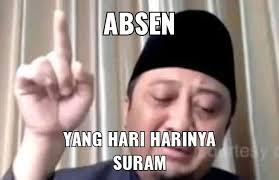
#> input picture Suram.jpg, 279 x 180 px, found by its file name
$ python basic1.py
#> lines starting #> are read from the running program, lines starting #| are printed output that depends on the picture
# Accessing opencv module
import cv2
import imutils

# load the image
image = cv2.imread("suram.jpg")
#> image is the input picture: shape (180, 279, 3); mean B, G, R 134, 138.6, 154.4

# chek image size
height,width,depth = image.shape
#> height = 180; width = 279; depth = 3
print("image size: ", height, width, depth)
#| image size:  180 279 3

# show the image
cv2.imshow("suram.jpg", image)
cv2.waitKey(0)

# resize the image to 200x200px, ignoring aspect ratio
resized = cv2.resize(image, (200, 400))
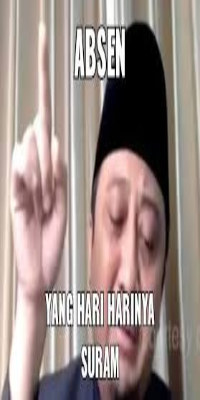
#> resized: shape (400, 200, 3); mean B, G, R 133.9, 138.5, 154.3
cv2.imshow("SAAD JA", resized)
cv2.waitKey(0)

# crop the image
cropped_image = image[30:100, 30:100]
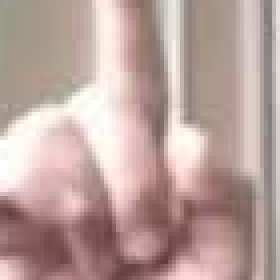
#> cropped_image: shape (70, 70, 3) (shown 4 times larger); mean B, G, R 157.1, 162.1, 186.4
cv2.imshow("Ceopped image", cropped_image)
cv2.waitKey(0)

# rotation can also be easily accomplished via imutils with less code
rotated = imutils.rotate(image, 45)
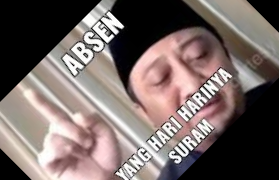
#> rotated: shape (180, 279, 3); mean B, G, R 100.5, 103.4, 116.7
cv2.imshow("SAAD JA", rotated)
cv2.waitKey(0)

# apply a Gaussian blur with a 11x11 kernel to the image to smooth it,
# useful when reducing high frequency noise
blurred = cv2.GaussianBlur(image, (11, 11), 0)
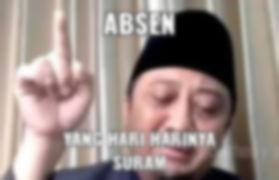
#> blurred: shape (180, 279, 3); mean B, G, R 134, 138.7, 154.4
cv2.imshow("Blurred", blurred)
cv2.waitKey(0)


 # Drawing & color

# draw a blue 20px (filled in) circle on the image centered at
# x=300,y=150
output = image.copy()
cv2.circle(output, (300, 150), 20, (255, 0, 0), -1)
cv2.imshow("Circle", output)
cv2.waitKey(0)

# draw a 2px thick red rectangle surrounding the face
output = image.copy()
cv2.rectangle(output, (10, 10), (100, 120), (255, 0, 0), 2)
cv2.imshow("Rectangle", output)
cv2.waitKey(0)

# draw a 5px thick red line from x=60,y=20 to x=400,y=200
output = image.copy()
cv2.line(output, (0, 0), (250, 250), (0, 0, 255), 5)
cv2.line(output, (250, 0), (0, 250), (0, 0, 255), 5)
cv2.imshow("Line", output)
cv2.waitKey(0)


# draw green text on the image
output = image.copy()
cv2.putText(output, "MOVE ON MY SELF", (100, 100),
	cv2.FONT_HERSHEY_SIMPLEX, 0.7, (0, 255, 0), 2)
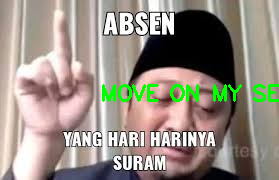
#> output: shape (180, 279, 3); mean B, G, R 130.7, 141.6, 150.3
cv2.imshow("Text", output)
cv2.waitKey(0)

$ run again, with Object.jpg copied over Suram.jpg
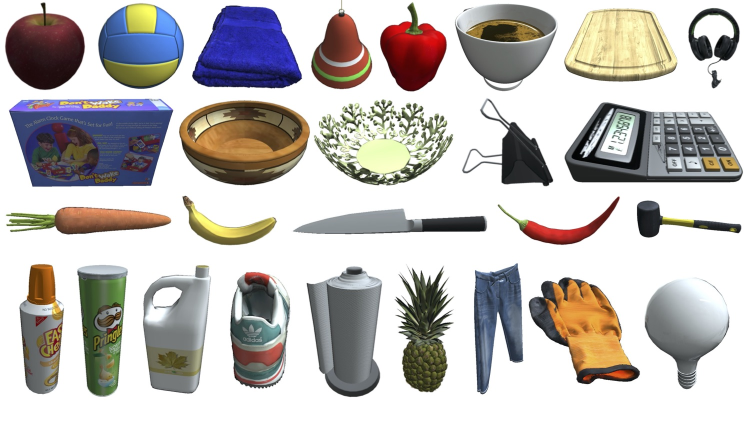
#> input picture Object.jpg, 1500 x 843 px, found by its file name (shown at 1/2 size)
#> image is the input picture: shape (843, 1500, 3); mean B, G, R 185.8, 188.4, 192.1
#| image size:  843 1500 3
#> `rotated = imutils.rotate(image, 45)`:
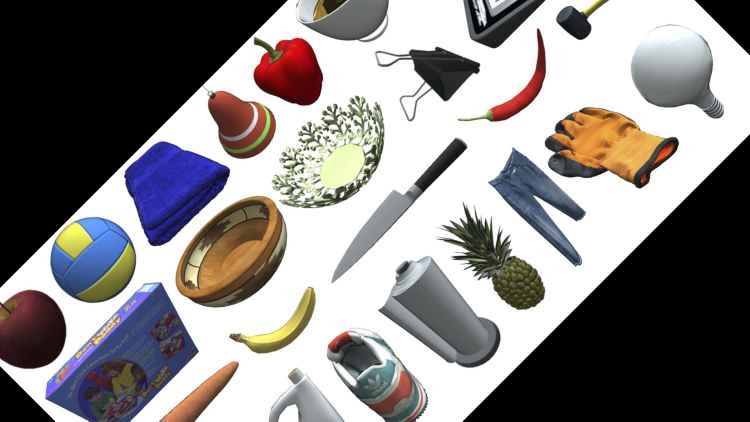
#> rotated: shape (843, 1500, 3) (shown at 1/2 size); mean B, G, R 133.4, 133.7, 137.2
#> `cv2.putText(output, "MOVE ON MY SELF", (100, 100), cv2.FONT_HERSHEY_SI..`:
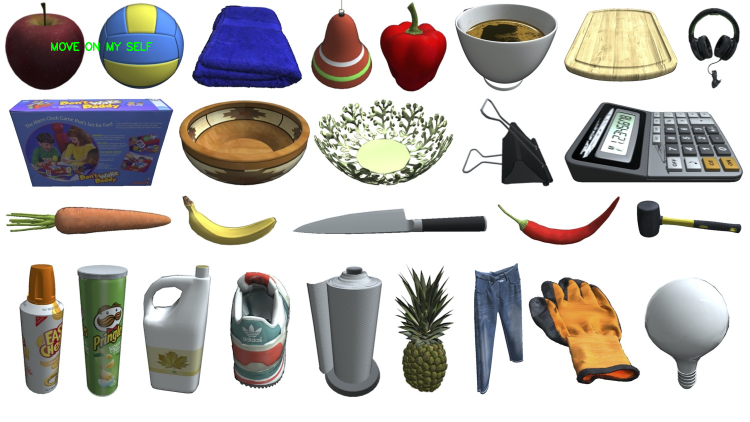
#> output: shape (843, 1500, 3) (shown at 1/2 size); mean B, G, R 185.7, 188.6, 192

$ run again, with webcam-toy-photo3.jpg copied over Suram.jpg
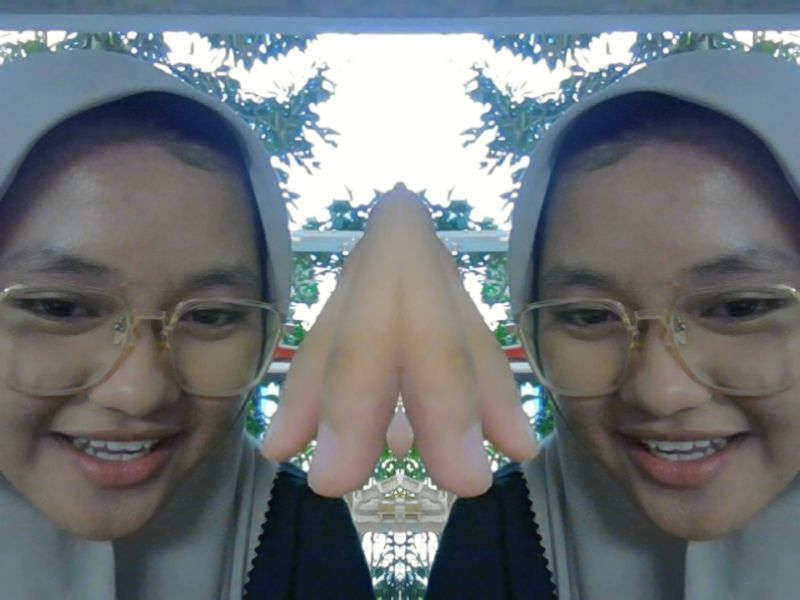
#> input picture webcam-toy-photo3.jpg, 800 x 600 px, found by its file name
#> image is the input picture: shape (600, 800, 3); mean B, G, R 119.9, 116.1, 110.6
#| image size:  600 800 3
#> `rotated = imutils.rotate(image, 45)`:
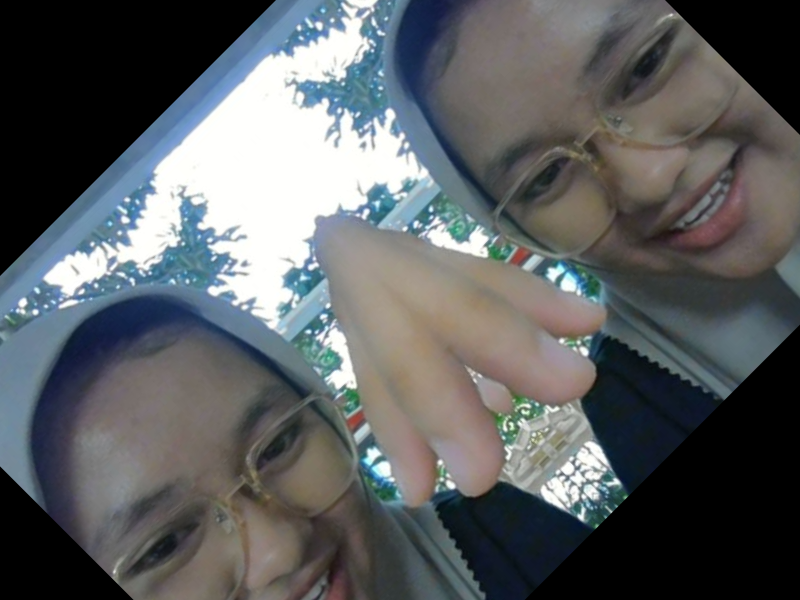
#> rotated: shape (600, 800, 3); mean B, G, R 96.8, 94.8, 91.5
#> `cv2.putText(output, "MOVE ON MY SELF", (100, 100), cv2.FONT_HERSHEY_SI..`:
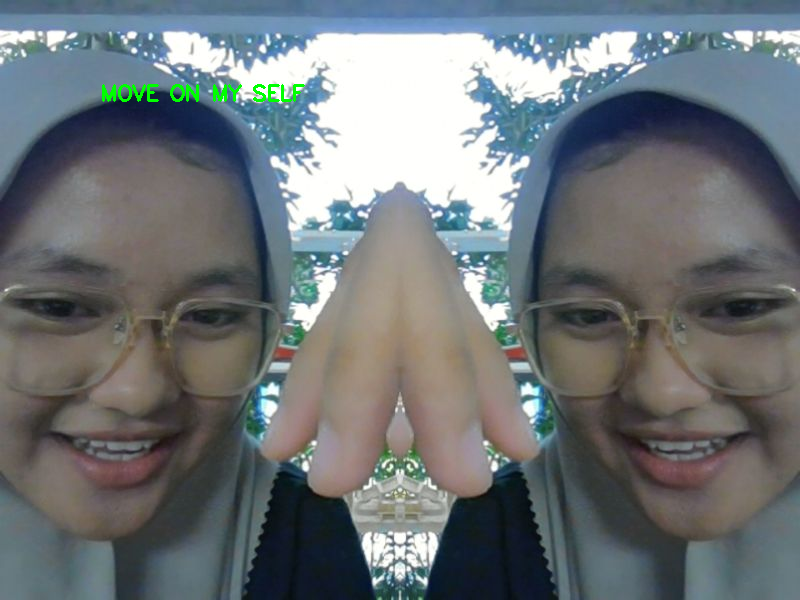
#> output: shape (600, 800, 3); mean B, G, R 119.5, 116.4, 110.2
